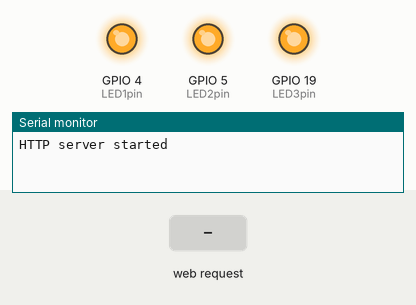
A sketch run on a simulated ESP32. Parts: output pins drawn as LEDs (lit = HIGH), the last lines printed to the serial monitor. The inputs (shaded band) are chosen by the test bench.

Above: at 1.3 s.
1.4 s: HTTP request GET /led1on received
At 2.1 s:
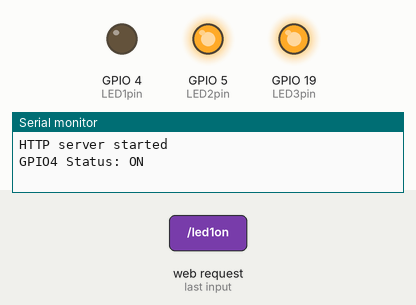
2.9 s: HTTP request GET /led2on received
At 3.2 s:
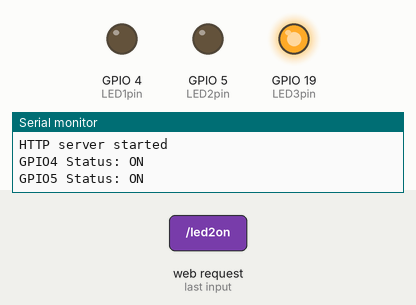
4.4 s: HTTP request GET /led1off received
At 5.6 s:
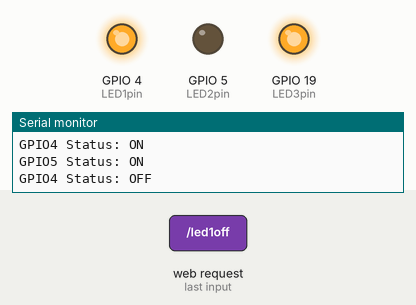
5.9 s: HTTP request GET /led3on received
At 6.7 s:
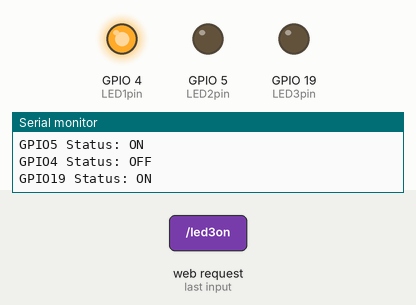
7.4 s: HTTP request GET /led2off received
At 7.8 s:
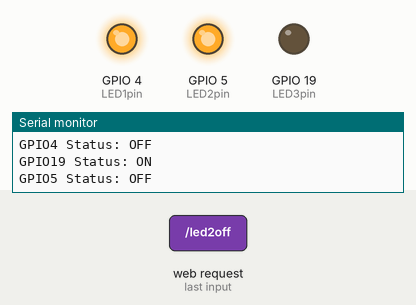
8.9 s: HTTP request GET /led3off received
At 10.2 s:
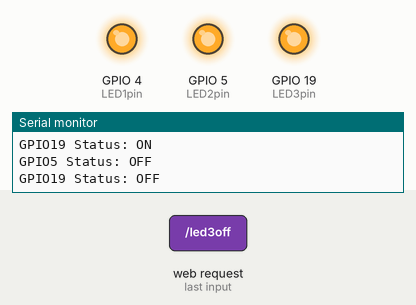
Timing chart, 0 to 11.4 s (numbered marks = the images above; inputs shaded):
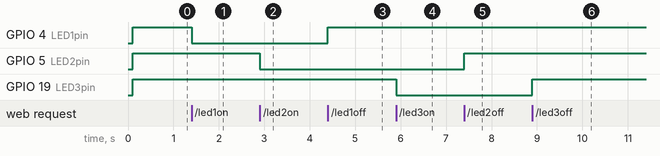

The sketch:

iot_trafficLightSystem.ino
```cpp
#include <WiFi.h>
#include <WebServer.h>

/* Put your SSID & Password */
const char* ssid = "ESP32";  // Enter SSID here
const char* password = "12345678";  //Enter Password here

/* Put IP Address details */
IPAddress local_ip(192,168,1,1);
IPAddress gateway(192,168,1,1);
IPAddress subnet(255,255,255,0);

WebServer server(80);

uint8_t LED1pin = 4;
bool LED1status = LOW;

uint8_t LED2pin = 5;
bool LED2status = LOW;

uint8_t LED3pin = 19;
bool LED3status = LOW;

void setup() {
  Serial.begin(115200);
  pinMode(LED1pin, OUTPUT);
  pinMode(LED2pin, OUTPUT);
  pinMode(LED3pin, OUTPUT);

  WiFi.softAP(ssid, password);
  WiFi.softAPConfig(local_ip, gateway, subnet);
  delay(100);

  server.on("/", handle_OnConnect);
  server.on("/led1on", handle_led1on);
  server.on("/led1off", handle_led1off);
  server.on("/led2on", handle_led2on);
  server.on("/led2off", handle_led2off);
  server.on("/led3on", handle_led3on);
  server.on("/led3off", handle_led3off);
  server.onNotFound(handle_NotFound);

  server.begin();
  Serial.println("HTTP server started");
}
void loop() {
  server.handleClient();
  if(LED1status)
  {digitalWrite(LED1pin, LOW);}
  else
  {digitalWrite(LED1pin, HIGH);}

  if(LED2status)
  {digitalWrite(LED2pin, LOW);}
  else
  {digitalWrite(LED2pin, HIGH);}

  if(LED3status)
  {digitalWrite(LED3pin, LOW);}
  else
  {digitalWrite(LED3pin, HIGH);}
}

void handle_OnConnect() {
  LED1status = LOW;
  LED2status = LOW;
  LED3status = LOW;
  Serial.println("GPIO4 Status: OFF | GPIO5 Status: OFF | GPIO19 Status: OFF");
  server.send(200, "text/html", SendHTML(LED1status,LED2status,LED3status));
}

void handle_led1on() {
  LED1status = HIGH;
  Serial.println("GPIO4 Status: ON");
  server.send(200, "text/html", SendHTML(true,LED2status,LED3status));
}

void handle_led1off() {
  LED1status = LOW;
  Serial.println("GPIO4 Status: OFF");
  server.send(200, "text/html", SendHTML(false,LED2status,LED3status));
}

void handle_led2on() {
  LED2status = HIGH;
  Serial.println("GPIO5 Status: ON");
  server.send(200, "text/html", SendHTML(LED1status,true,LED3status));
}

void handle_led2off() {
  LED2status = LOW;
  Serial.println("GPIO5 Status: OFF");
  server.send(200, "text/html", SendHTML(LED1status,false,LED3status));
}

void handle_led3on() {
  LED3status = HIGH;
  Serial.println("GPIO19 Status: ON");
  server.send(200, "text/html", SendHTML(LED1status,LED2status,true));
}

void handle_led3off() {
  LED3status = LOW;
  Serial.println("GPIO19 Status: OFF");
  server.send(200, "text/html", SendHTML(LED1status,LED2status,false));
}

void handle_NotFound(){
  server.send(404, "text/plain", "Not found");
}

String SendHTML(uint8_t led1stat,uint8_t led2stat, uint8_t led3stat){
  String ptr = "<!DOCTYPE html> <html>\n";
  ptr +="<head><meta name=\"viewport\" content=\"width=device-width, initial-scale=1.0, user-scalable=no\">\n";
  ptr +="<title>LED Control</title>\n";
  ptr +="<style>html { font-family: Helvetica; display: inline-block; margin: 0px auto; text-align: center;}\n";
  ptr +="body{margin-top: 50px;} h1 {color: #444444;margin: 50px auto 30px;} h3 {color: #444444;margin-bottom: 50px;}\n";
  ptr +=".button {display: block;width: 80px;background-color: #3498db;border: none;color: white;padding: 13px 30px;text-decoration: none;font-size: 25px;margin: 0px auto 35px;cursor: pointer;border-radius: 4px;}\n";
  ptr +=".button-on {background-color: #3498db;}\n";
  ptr +=".button-on:active {background-color: #2980b9;}\n";
  ptr +=".button-off {background-color: #34495e;}\n";
  ptr +=".button-off:active {background-color: #2c3e50;}\n";
  ptr +="p {font-size: 14px;color: #888;margin-bottom: 10px;}\n";
  ptr +="</style>\n";
  ptr +="</head>\n";
  ptr +="<body>\n";
  ptr +="<h1>Control Room</h1>\n";
  ptr +="<h3>Traffic Light System</h3>\n";

   if(led1stat)
  {ptr +="<p>Blue LED Status: ON</p><a class=\"button button-off\" href=\"/led1off\">OFF</a>\n";}
  else
  {ptr +="<p>Blue LED Status: OFF</p><a class=\"button button-on\" href=\"/led1on\">ON</a>\n";}

  if(led2stat)
  {ptr +="<p>Green LED Status: ON</p><a class=\"button button-off\" href=\"/led2off\">OFF</a>\n";}
  else
  {ptr +="<p>Green LED Status: OFF</p><a class=\"button button-on\" href=\"/led2on\">ON</a>\n";}

  if(led3stat)
  {ptr +="<p>Red LED Status: ON</p><a class=\"button button-off\" href=\"/led3off\">OFF</a>\n";}
  else
  {ptr +="<p>Red LED Status: OFF</p><a class=\"button button-on\" href=\"/led3on\">ON</a>\n";}

  ptr +="</body>\n";
  ptr +="</html>\n";
  return ptr;
}
```

Measured:
- after the input at 1.4 s, GPIO 4 (LED1pin): HIGH → LOW at once
- after the input at 2.9 s, GPIO 5 (LED2pin): HIGH → LOW at once
- after the input at 4.4 s, GPIO 4 (LED1pin): LOW → HIGH at once
- after the input at 5.9 s, GPIO 19 (LED3pin): HIGH → LOW at once
- after the input at 7.4 s, GPIO 5 (LED2pin): LOW → HIGH at once
- after the input at 8.9 s, GPIO 19 (LED3pin): LOW → HIGH at once
